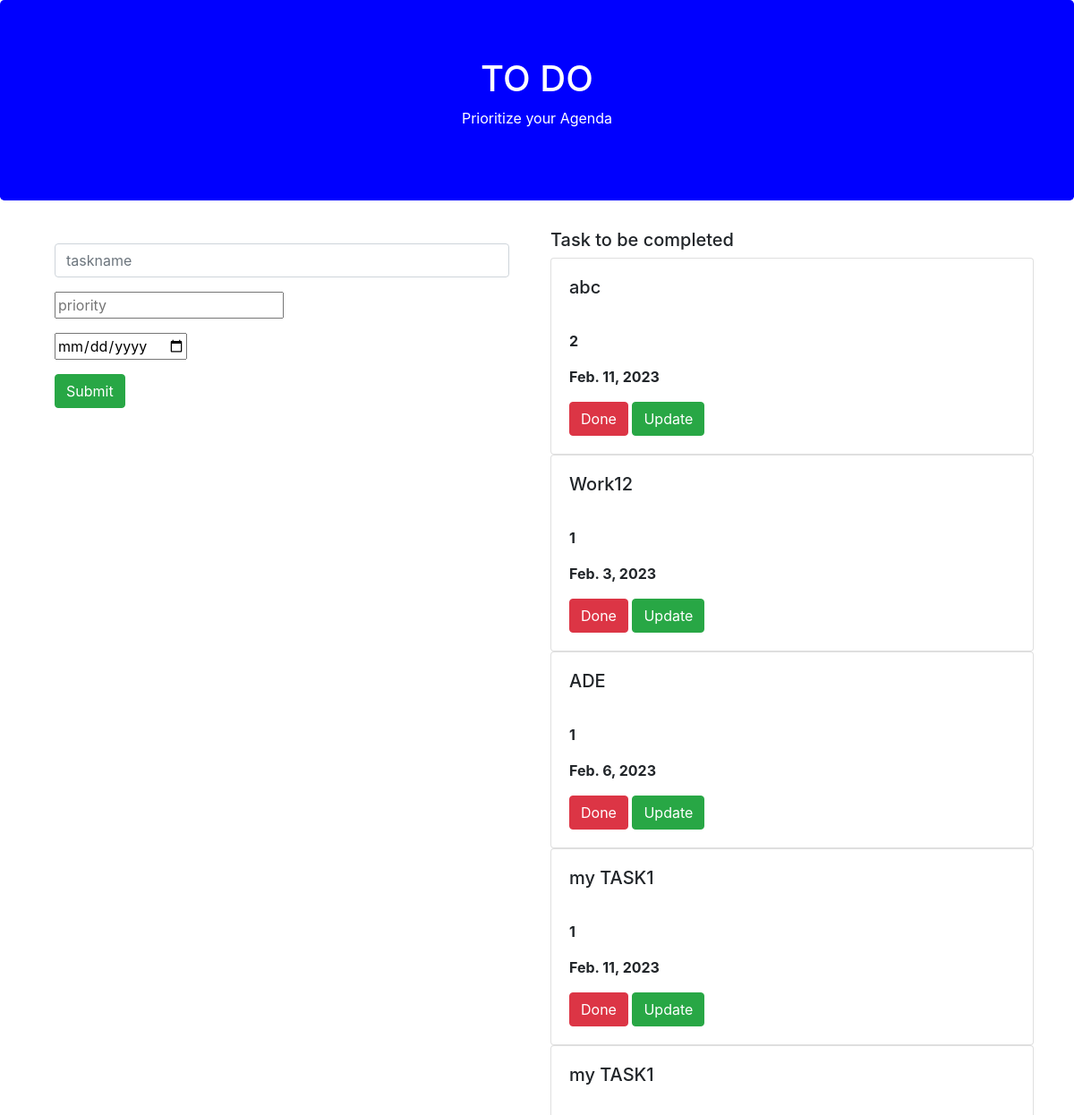
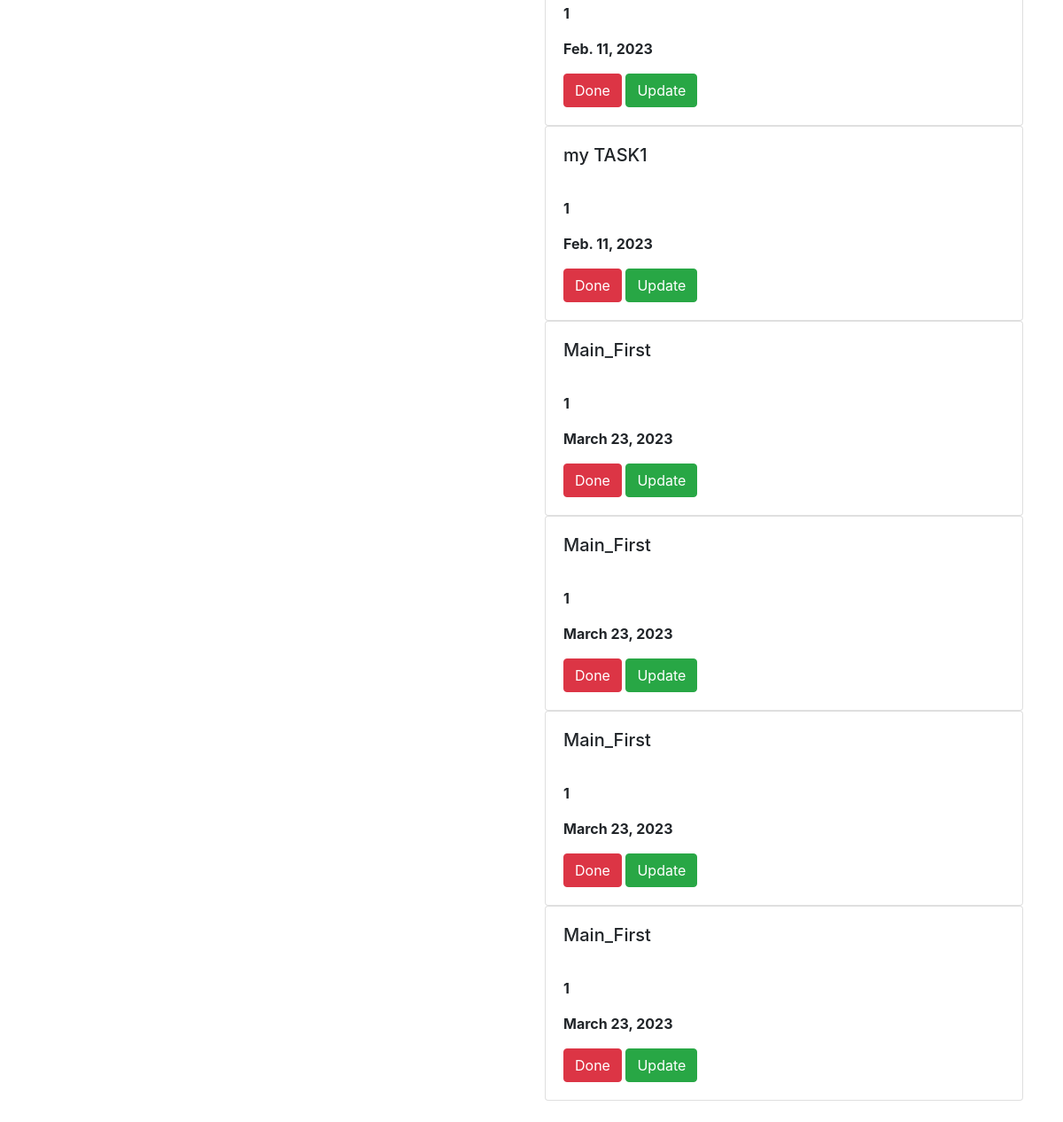
The page / on the database its author committed (2 pictures, top to bottom).
### todoapp/models.py (models this page shows, shortened)
class Task(models.Model):
    name=models.CharField(max_length=250)
    priority=models.IntegerField()
    date=models.DateField()

### todoapp/views.py (the view)
# urls.py: path('', views.home, name="home"),
def home(request):
    task1 = Task.objects.all()
    if request.method=='POST':
        name=request.POST.get('task','')
        priority = request.POST.get('priority', '')
        date = request.POST.get('date', '')
        task=Task(name=name,priority=priority,date=date)
        task.save()
    return render(request,'home.html',{'task1': task1})

### templates/home.html (shortened to what this page needs)
{% extends 'base.html' %}
{% block content %}
<div class="jumbotron text-center">
    <h1>TO DO</h1>
    <p>Prioritize your Agenda</p>
  </div>
<div class="container" bgcolor="blue">
    <div class="row">
        <div class="col-md-6">
        <form method="POST" class="p-3 shadow">
            <div class="form-group">
     <input type="text" class="form-control" name="task" placeholder="taskname">
</div>
<div class="form-group">
     <input type="text" name="priority" placeholder="priority">
</div>
<div class="form-group">
     <input type="date" name="date" placeholder="date">
</div>
    <input type="submit" class="btn btn-success">
</form>
</div>
    <div class="col-md-6">
        <h5>Task to be completed</h5>
         {% for i in task1 %}
        <div class="shadow card" >
            <div class="card-body">
                <h5 class="card-title">{{i.name}}<br>
   <br></h5>
                <p><b>{{i.priority}}</b></p>
                  <p><b>{{i.date}}</b></p>
                <a class="btn btn-danger" href="{% url 'delete' i.id %}">Done</a>
                <a class="btn btn-success" href="{% url 'update' i.id %}">Update</a>
            </div>
        </div>
        {% endfor %}<br>
    </div>
</div>
</div>
{% endblock %}

### templates/base.html (shortened to what this page needs)
{% load static %}
<html lang="en">
<head>
        <link rel="stylesheet" href="https://cdn.jsdelivr.net/npm/bootstrap@4.0.0/dist/css/bootstrap.min.css">
<link rel="stylesheet" href="{% static 'style.css' %}">
</head>
<body bgcolor="blue">
{% block content %}
{% endblock %}
</body>
</html>

### templates/base.html (style rules this page uses)
.jumbotron { background-color: blue; color: #ffffff; }

### rows shown on the page
Task: name "abc", priority "2", date "Feb. 11, 2023"
Task: name "Work12", priority "1", date "Feb. 3, 2023"
Task: name "ADE", priority "1", date "Feb. 6, 2023"
Task: name "my TASK1", priority "1", date "Feb. 11, 2023"
Task: name "my TASK1", priority "1", date "Feb. 11, 2023"
Task: name "my TASK1", priority "1", date "Feb. 11, 2023"
Task: name "Main_First", priority "1", date "March 23, 2023"
Task: name "Main_First", priority "1", date "March 23, 2023"
Task: name "Main_First", priority "1", date "March 23, 2023"
Task: name "Main_First", priority "1", date "March 23, 2023"
